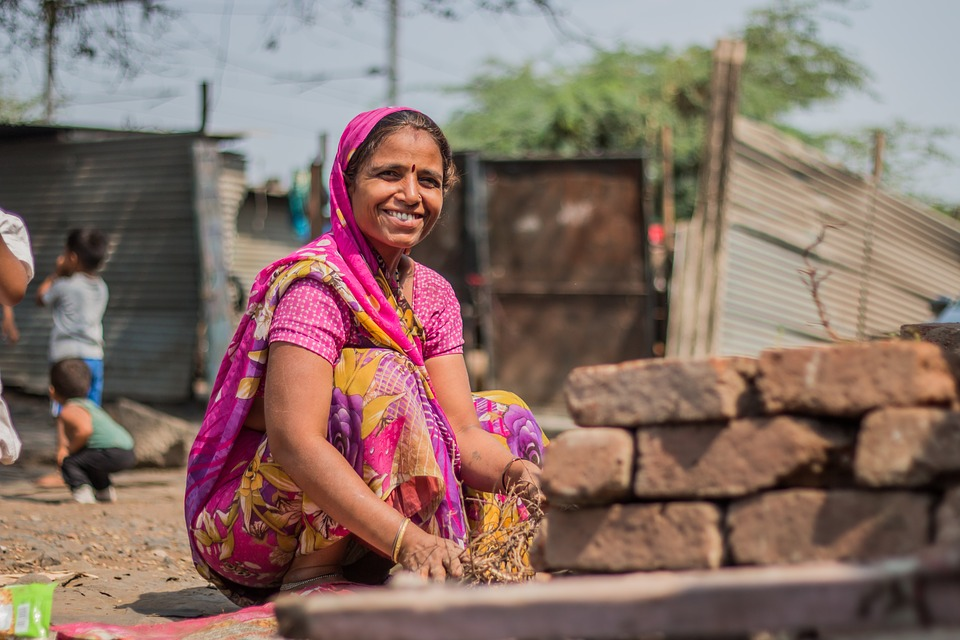
#> input picture Resources/woman1.jpg, 960 x 640 px
$ python 'Chapter 7.1.py'
#> lines starting #> are read from the running program, lines starting #| are printed output that depends on the picture; after the words box and inside, x2 and y2 are one past the last pixel; in counts of white or black regions, pixels touching at a corner belong together
# COLOR DETECTION IN IMAGE

import cv2
import numpy as np

# Just an empty Function to use in creating TrackBars
def empty(a):
    pass

# Stack image function used in previous chapter to join images horizontally as well as vertically
def stackImages(scale,imgArray):
    rows = len(imgArray)
    cols = len(imgArray[0])
    rowsAvailable = isinstance(imgArray[0], list)
    width = imgArray[0][0].shape[1]
    height = imgArray[0][0].shape[0]
    if rowsAvailable:
        for x in range ( 0, rows):
            for y in range(0, cols):
                if imgArray[x][y].shape[:2] == imgArray[0][0].shape [:2]:
                    imgArray[x][y] = cv2.resize(imgArray[x][y], (0, 0), None, scale, scale)
                else:
                    imgArray[x][y] = cv2.resize(imgArray[x][y], (imgArray[0][0].shape[1], imgArray[0][0].shape[0]), None, scale, scale)
                if len(imgArray[x][y].shape) == 2: imgArray[x][y]= cv2.cvtColor( imgArray[x][y], cv2.COLOR_GRAY2BGR)
        imageBlank = np.zeros((height, width, 3), np.uint8)
        hor = [imageBlank]*rows
        hor_con = [imageBlank]*rows
        for x in range(0, rows):
            hor[x] = np.hstack(imgArray[x])
        ver = np.vstack(hor)
    else:
        for x in range(0, rows):
            if imgArray[x].shape[:2] == imgArray[0].shape[:2]:
                imgArray[x] = cv2.resize(imgArray[x], (0, 0), None, scale, scale)
            else:
                imgArray[x] = cv2.resize(imgArray[x], (imgArray[0].shape[1], imgArray[0].shape[0]), None,scale, scale)
            if len(imgArray[x].shape) == 2: imgArray[x] = cv2.cvtColor(imgArray[x], cv2.COLOR_GRAY2BGR)
        hor= np.hstack(imgArray)
        ver = hor
    return ver

# Path of our Image
path = 'Resources/woman1.jpg'

# We do not know the actual range of color which we have to detect so we use the concept of TrackBars to work with values in real time
# So we created a window named TrackBars with its size
cv2.namedWindow('TrackBars')
cv2.resizeWindow('TrackBars', 640, 240)

# Now we are creeating TrackBar with createTrackbar() function
# in its parameters we have to specify (for what the trackbar is, the name of window(same name), min range, max range, a function(we have used empty here))
# We have created trackbars for hue, saturation and value with max and min
# Minimum and Maximum range for HUE -> 0 and 179 resp (for hue max is 360 but here in open CV its 179)
# Minimum and Maximum range for Saturation -> 0 and 255 resp
# Minimum and Maximum range for Value -> 0 and 255 resp
# Here we have written the minimum range of our image after our trial for execution
cv2.createTrackbar('Hue Min', 'TrackBars', 102, 179, empty)
cv2.createTrackbar('Hue Max', 'TrackBars', 144, 179, empty)
cv2.createTrackbar('Saturation Min', 'TrackBars', 89, 255, empty)
cv2.createTrackbar('Saturation Max', 'TrackBars', 255, 255, empty)
cv2.createTrackbar('Value Min', 'TrackBars', 0, 255, empty)
cv2.createTrackbar('Value Max', 'TrackBars', 255, 255, empty)

while True:
    # Reading the image
    img = cv2.imread(path)
#> img is the input picture: shape (640, 960, 3); mean B, G, R 104.7, 112.9, 136.6
    # Changing image to HSV
    imageHSV = cv2.cvtColor(img, cv2.COLOR_BGR2HSV)
#> imageHSV: shape (640, 960, 3); mean H, S, V 48.2, 80.1, 140.9

    # Now here we are printing our Trackbar Values
    # We used getTrackbarPos() function to get our Trackbar values
    # in its parameter we have to give the same name of what tracbar is for and the same name of our window
    h_min = cv2.getTrackbarPos('Hue Min', 'TrackBars')
    h_max = cv2.getTrackbarPos('Hue Max', 'TrackBars')
    s_min = cv2.getTrackbarPos('Saturation Min', 'TrackBars')
    s_max = cv2.getTrackbarPos('Saturation Max', 'TrackBars')
    v_min = cv2.getTrackbarPos('Value Min', 'TrackBars')
    v_max = cv2.getTrackbarPos('Value Max', 'TrackBars')
    print(h_min, h_max, s_min, s_max, v_min, v_max)

    # Now we are creating mask using array by use of numpy library
    lower = np.array([h_min, s_min, v_min])
    upper = np.array([h_max, s_max, v_max])
    # Mask will filter out and give us the Filtered out image of that color
    mask = cv2.inRange(imageHSV, lower, upper)
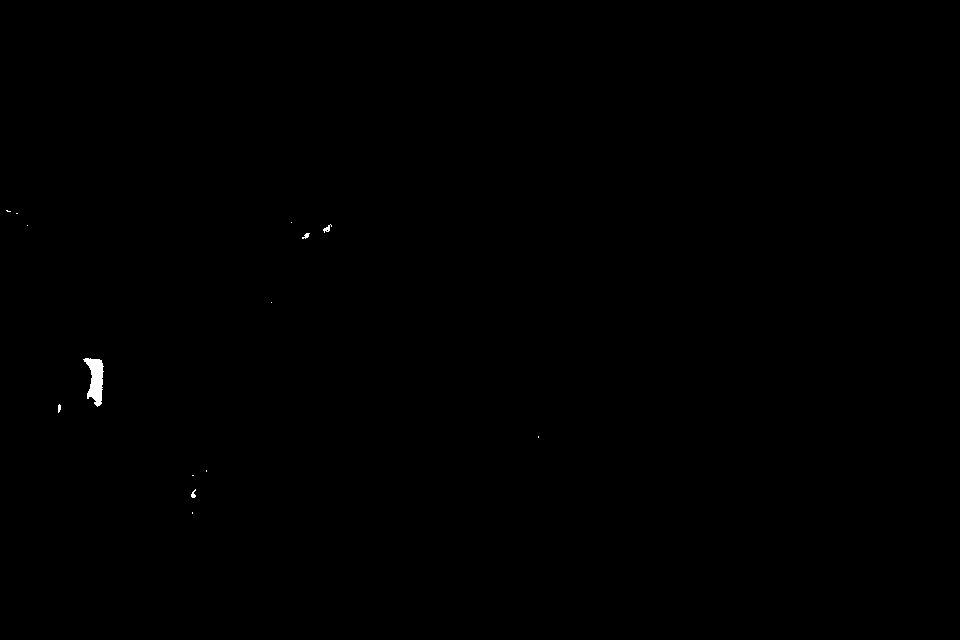
#> mask: shape (640, 960); 0.12% white; 14 white regions (9 under 20 px), largest, box (x1, y1, x2, y2) and area: (83, 358, 104, 407) 589, (323, 224, 332, 233) 35, (302, 233, 310, 239) 26, (191, 489, 196, 498) 26, (58, 404, 61, 413) 21

    # To get the original color on the mask we use bitwise_and function
    # The and function checks the same pixels in 2 images and then gives the value 1 and gives the color on the required mask
    # In its parameter we give the original image and our mask
    imgResult = cv2.bitwise_and(img, img, mask=mask)

    # ******* Here our required Color is Detected *******

    # Here we used the stackImages function to join our all images
    imgStack = stackImages(0.6, ([img, imageHSV], [mask, imgResult]))
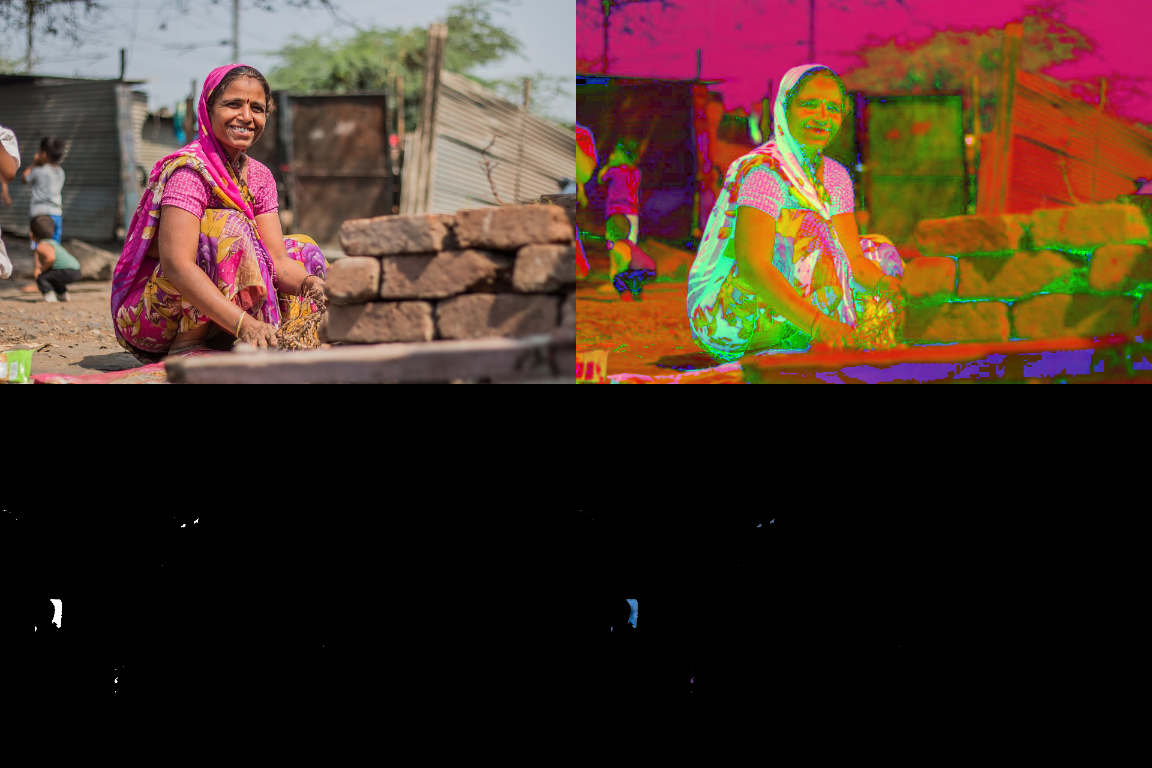
#> imgStack: shape (768, 1152, 3); mean B, G, R 38.3, 48.3, 69.4

    # [4 lines of commented-out code are left out]

    cv2.imshow('Stacked Images', imgStack)
    if cv2.waitKey(1) & 0xFF == ord('q'):
#> (key q is pressed here)
        break
